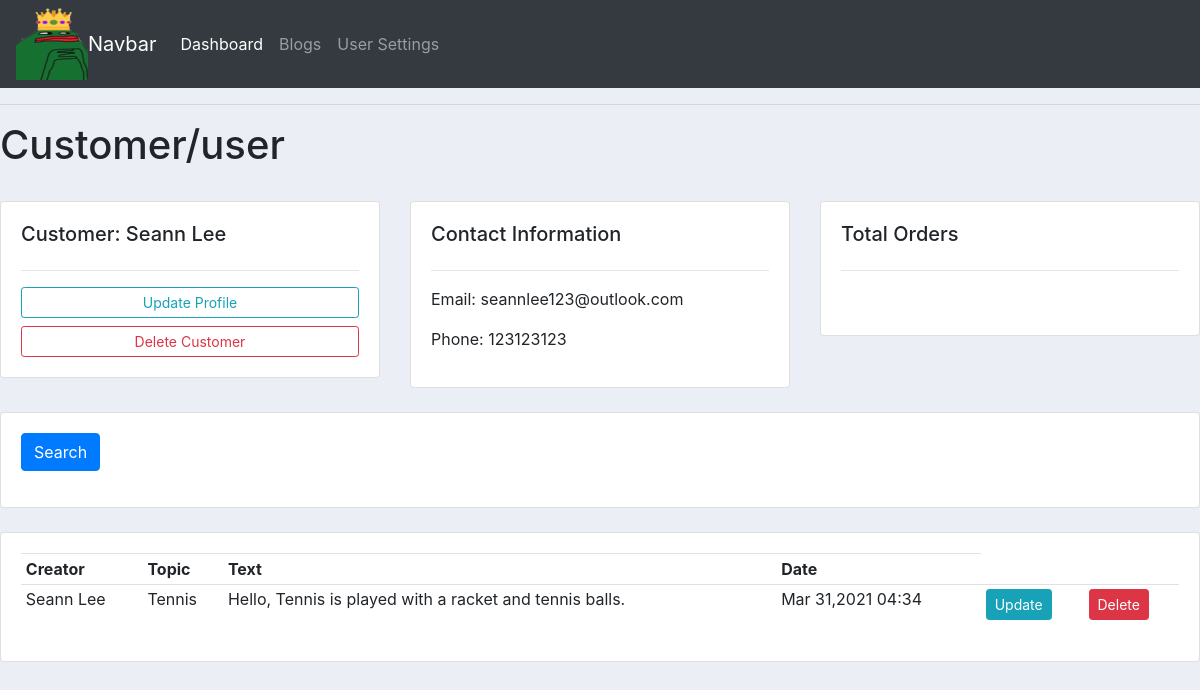
Page /customer/1/ on the earlier database version.
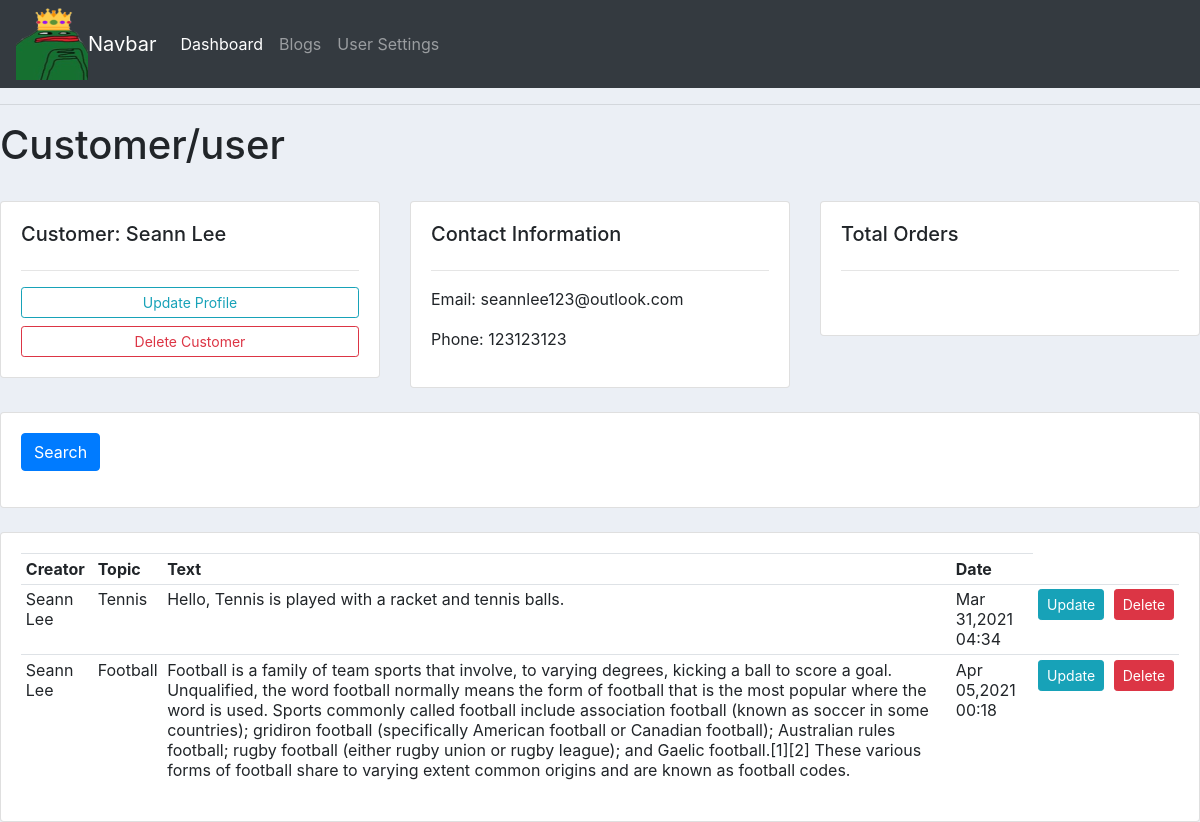
Same page on the later database version.
### Userlog/models.py (models this page shows, shortened)
class Entry(models.Model):
    cust_name = models.ForeignKey(customer, null= True, on_delete=models.SET_NULL, related_name="entries")
    tags = models.ForeignKey(Tag, null = True, on_delete=models.CASCADE)
    topic = models.ForeignKey(UserTopic, null = True, on_delete=models.CASCADE)
    text = models.TextField()
    date_added = models.DateTimeField(auto_now_add=True)

class customer(models.Model):
    name = models.CharField(max_length= 200, null = True)
    phone = models.CharField(max_length= 200, null = True)
    email = models.CharField(max_length= 200, null = True)
    date_created = models.DateTimeField(auto_now_add=True, null= True)
    def __str__(self):
        return self.name

class UserTopic(models.Model):
    text = models.CharField(max_length=120, null =True) #we want to display characters with max 250
    date_added = models.DateTimeField(auto_now_add=True, null=True ) #allows realtime accuracy upon upload
    def __str__(self):
        return self.text

### Userlog/views.py (the view)
# urls.py: path('customer/<str:pk_test>/',views.customer_page, name="customer"),
def customer_page(request, pk_test):
    customer_objects = customer.objects.get(id=pk_test)
    entry_objects = customer_objects.entries.all()
    context = {
        'entry_objects': entry_objects,
        'customer_objects': customer_objects,
    }
    return render(request, 'user_log/customer.html',context)

### Userlog/templates/user_log/customer.html (shortened to what this page needs)
{% include 'user_log/main.html' %}
{% block content %}
<h1> Customer/user </h1>
<div class="row">
	<div class="col-md">
		<div class="card card-body">
			<h5>Customer: {{customer_objects.name}} </h5>
			<hr>
			<a class="btn btn-outline-info  btn-sm btn-block" href="">Update Profile</a>
			<a class="btn btn-outline-danger  btn-sm btn-block" href="">Delete Customer</a>
		</div>
	</div>
	<div class="col-md">
		<div class="card card-body">
			<h5>Contact Information</h5>
			<hr>
			<p>Email: {{customer_objects.email}} </p>
			<p>Phone: {{customer_objects.phone}} </p>
		</div>
	</div>
	<div class="col-md">
		<div class="card card-body">
			<h5>Total Orders</h5>
			<hr>
			<h1 style="text-align: center;padding: 10px"></h1>
		</div>
	</div>
</div>
<div class="row">
	<div class="col">
		<div class="card card-body">
			<form method="get">
		    <button class="btn btn-primary" type="submit">Search</button>
		  </form>
		</div>
	</div>
</div>
<div class="row">
	<div class="col-md">
		<div class="card card-body">
			<table class="table table-sm">
				<tr>
					<th>Creator</th>
					<th>Topic</th>
					<th>Text</th>
					<th>Date</th>
				</tr>
				{% for entry in entry_objects %}
                    <tr>
                        <td>{{ entry.cust_name}}</td>
                        <td>{{ entry.topic}}</td>
						<td>{{ entry.text}}</td>
                        <td>{{ entry.date_added|date:'M d,Y H:i' }}</td>
						<td> <a class="btn btn-sm btn-info"href="{% url 'update_post' entry.id %}">Update</a></td>
                        <td> <a class="btn btn-sm btn-danger" href="{% url 'delete_post' entry.id %}">Delete</a></td>
                    </tr>
                {% endfor %}
			</table>
		</div>
	</div>
</div>
{% endblock %}

Differences in the rows shown:
added Entry: cust_name "Seann Lee", topic "Football", text "Football is a family of team sports that involve, to varying degrees, kicking a ball to score a goal. Unqualified, the word football normally means the form of football that is the most popular where the word is used. Sports commonly called football include association football (known as soccer in some countries); gridiron football (specifically American football or Canadian football); Australian rules football; rugby football (either rugby union or rugby league); and Gaelic football.[1][2] These various forms of football share to varying extent common origins and are known as football codes.", date_added "Apr 05,2021 00:18"
